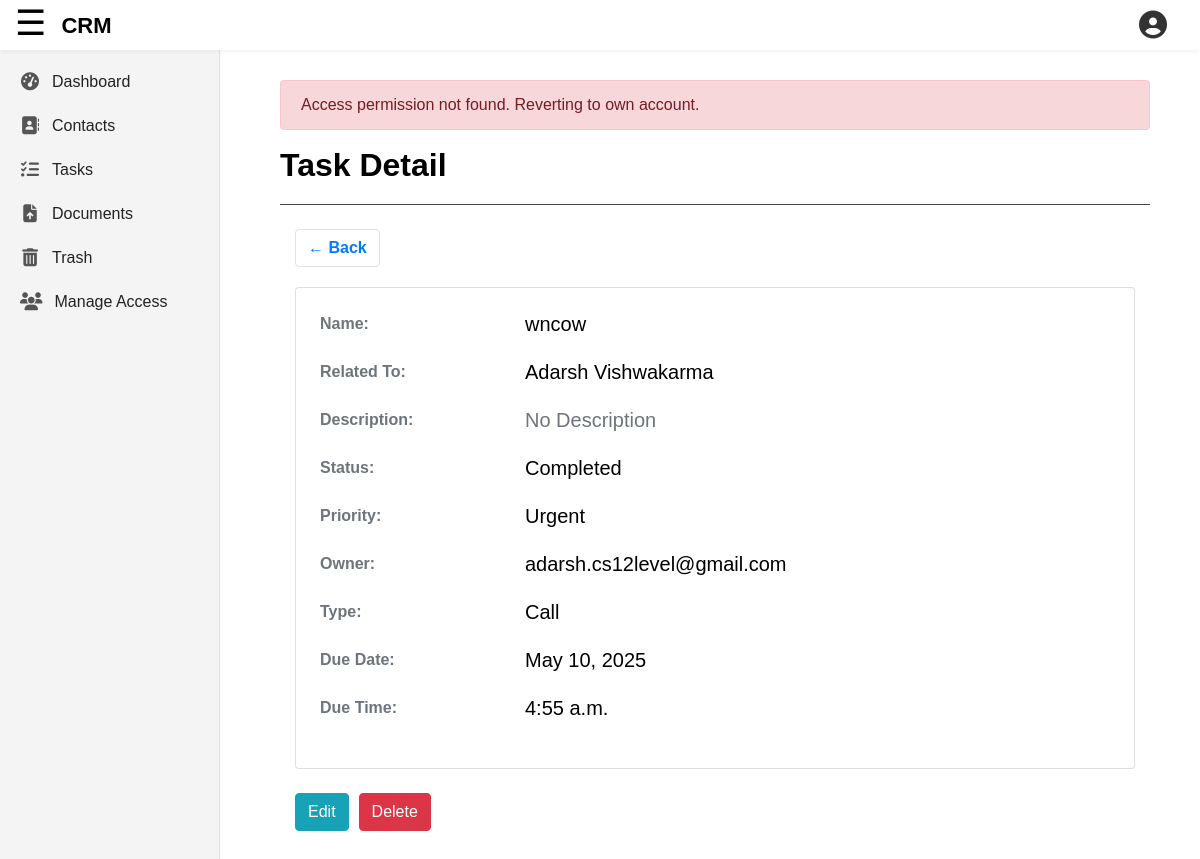
The page /apps/tasks/detail/2/ (signed in) on the database its author committed.
### client/models.py (models this page shows, shortened)
class Task(models.Model):
    STATUS_CHOICES = [
        ('New', 'New'),
        ('In-Progress', 'In-Progress'),
        ('Completed', 'Completed'),
    ]
    PRIORITY_CHOICES = [
        ('Normal', 'Normal'),
        ('Urgent', 'Urgent'),
        ('Low', 'Low'),
    ]
    TYPE_CHOICES = [
        ('Call', 'Call'),
        ('WhatsApp', 'WhatsApp'),
        ('Gmail', 'Gmail'),
        ('Other', 'Other'),
    ]
    task_name = models.CharField(max_length=255)
    description = models.TextField(null = True, blank = True)
    status = models.CharField(max_length=20, choices=STATUS_CHOICES, default='New')
    priority = models.CharField(max_length=20, choices=PRIORITY_CHOICES, default='Normal')
    owner = models.ForeignKey(BusinessUser, related_name='owned_tasks' ,on_delete=models.CASCADE)
    type = models.CharField(max_length=20, choices=TYPE_CHOICES)
    related_to = models.ForeignKey(Client, on_delete=models.CASCADE)
    due_date = models.DateField()
    due_time = models.TimeField()
    user = models.ForeignKey(BusinessUser, related_name='assigned_tasks', on_delete=models.CASCADE)

class BaseModel(models.Model):
    is_deleted = models.BooleanField(default = False)
    deleted_at = models.DateTimeField(null = True, blank = True)
    class Meta:
        abstract = True

class Client(BaseModel):
    name = models.CharField(max_length=255)
    email = models.CharField(max_length=80)
    country_code = models.CharField(
        max_length=5,
        choices=COUNTRY_CODE_CHOICES,
        default='+91',
        blank = True,
        null = True,
    )
    phone = models.CharField(
        max_length=12,
        validators=[phone_number_validator],
        blank = True,
        null = True,
    )
    address = models.CharField(max_length=255, blank = True, null = True)
    description = models.TextField(blank = True, null = True)
    is_active = models.BooleanField(default=True)
    created_at = models.DateTimeField(auto_now_add=True)
    last_edit = models.DateTimeField(auto_now = True)
    objects = CustomManager()
    all_objects = models.Manager()
    list = models.ForeignKey(Project, on_delete=models.CASCADE)
    companyAssignee = models.ForeignKey(BusinessUser, on_delete=models.CASCADE)
    def __str__(self):
        return f'{self.name}'

### accounts/models.py (models this page shows, shortened)
class BusinessUser(models.Model):
    public_id = models.UUIDField(default=uuid.uuid4, unique=True, editable=False)
    company_email = models.EmailField(max_length=60, unique=True, null=True, blank=True)
    company_name = models.CharField(max_length=95, unique=True, null=True, blank=True)
    industry = models.CharField(max_length=100, blank=True, null=True)
    job_title = models.CharField(max_length=255, blank=True, null=True)
    employees = models.IntegerField(default=None, blank=True, null=True)
    website = models.URLField(max_length=200, blank=True, null=True)
    address = models.TextField(blank=True, null=True)
    country = models.CharField(max_length=100, blank=True, null=True)
    phone = models.CharField(max_length=15, blank=True, null=True)
    last_login = models.DateTimeField(auto_now=True)
    company_logo = models.ImageField(upload_to=get_image_filepath, blank=True, null=True, default=get_default_image)
    user = models.OneToOneField(User, on_delete=models.CASCADE)
    def __str__(self):
        return f"{self.company_email}"

### featuredApp/views.py (the view, shortened to what this page needs)
# urls.py: path('tasks/detail/<int:pk>/', views.task_detailed_view, name='appTaskDetail'),
@login_required
def task_detailed_view(request, pk, *args, **kwargs):
    user = request.user.businessuser
    logged_in_user = request.user.businessuser
    active_business_user, is_success = get_active_business_user_with_permission(request, 'can_read_tasks', show_err='Task Read')
    task = get_object_or_404(Task, user = active_business_user, pk=pk)
    form = TaskEditForm(instance = task)
    context = {
        'task':task,
        'form': form,
    }
    return render(
        request,
        'featuredApp/task_detailed.html',
        context,
    )

### featuredApp/context_processor.py (called while the page is built)
def accessible_accounts(request):
    if request.user.is_authenticated:
        accounts = request.user.businessuser.accessible_accounts.select_related('owner', 'role')
        self_account = request.user.businessuser
    else:
        accounts = []
        self_account = None
    return {
        'self_account': self_account,
        'accessible_accounts': accounts,
    }

def feedback_form_processor(request):
    return {'feedback_form': FeedbackForm()}

### featuredApp/templates/featuredApp/task_detailed.html (shortened to what this page needs)
{% extends 'featuredApp/base.html' %}
{% load static %}
{% load crispy_forms_tags %}
{% block addCSSlink %}
	<link rel="stylesheet" type="text/css" href="{% static 'featuredApp/pop_up.css' %}">
{% endblock addCSSlink %}
{% block contentBody1 %}
	<h2 class="font-weight-bold">Task Detail</h2>
	<hr class="division-line-h2" style="">
	<div class="container mt-4">
		<a href="{% url 'appTasks' %}" class="btn border font-weight-bold">
			← Back
		</a>
		<div style="padding-bottom: 20px;"></div>
	    <div class="card p-4 shadow-sm container-theme">
	        <div class="row mb-3">
	            <div class="col-md-3 text-muted font-weight-bold">Name:</div>
	            <div class="col-md-9 h5">{{ task.task_name }}</div>
	        </div>
	        <div class="row mb-3">
	            <div class="col-md-3 text-muted font-weight-bold">Related To:</div>
	            <div class="col-md-9 h5">
	            	{{ task.related_to.name }}
	        	</div>
	        </div>
	        <div class="row mb-3">
	            <div class="col-md-3 text-muted font-weight-bold">Description:</div>
	            <div class="col-md-9 h5">
	            	{% if task.description != "" %}
	            		{{ task.description }}
	            	{% else %}
	            		<span class="text-muted">No Description</span>
	            	{% endif %}
	        	</div>
	        </div>
	        <div class="row mb-3">
	            <div class="col-md-3 text-muted font-weight-bold">Status:</div>
	            <div class="col-md-9 h5">
	            	{{ task.status }}
	        	</div>
	        </div>
	        <div class="row mb-3">
	            <div class="col-md-3 text-muted font-weight-bold">Priority:</div>
	            <div class="col-md-9 h5">
	            	{{ task.priority }}
	        	</div>
	        </div>
            <div class="row mb-3">
	            <div class="col-md-3 text-muted font-weight-bold">Owner:</div>
	            <div class="col-md-9 h5">
	            	{{ task.owner }}
	        	</div>
	        </div>
            <div class="row mb-3">
	            <div class="col-md-3 text-muted font-weight-bold">Type:</div>
	            <div class="col-md-9 h5">
	            	{{ task.type }}
	        	</div>
	        </div>
            <div class="row mb-3">
	            <div class="col-md-3 text-muted font-weight-bold">Due Date:</div>
	            <div class="col-md-9 h5">
	            	{{ task.due_date }}
	        	</div>
	        </div>
            <div class="row mb-3">
	            <div class="col-md-3 text-muted font-weight-bold">Due Time:</div>
	            <div class="col-md-9 h5">
	            	{{ task.due_time }}
	        	</div>
	        </div>
	    </div>
	  	<div class="mt-4m">
		<div class="mt-4 d-flex flex-wrap" style="gap: 10px;">
			<button class="btn btn-info" type="button" onclick="openEditTaskFormPopUp()">
				Edit
			</button>
			<form method="post" action="{% url 'appTaskDelete' task.id%}" style="display: inline;">
				<button type="submit" class="btn btn-danger">Delete</button>
			</form>
		</div>
	</div>
{% endblock contentBody1 %}

### accounts/static/accounts/base.css (style rules this page uses)
body { background: #fafafa; color: #333333; margin-top: 5rem; }
h1, h2, h3, h4, h5, h6 { color: #444444; }

### featuredApp/static/featuredApp/base.css (style rules this page uses)
:root { --heading-color: black; --body-background-color: #ffffff; --body-color: #222; --top-header-background-color: #ffffff; --top-header-color: #222; --sidebar-background-color: #f4f4f4; --sidebar-color: #222; --sidebar-border-right-color: #e0e0e0; --menu-items-a-color: #222; --menu-items-a-i-color: #555; --menu-items-a-hover-background-color: #e0e0e0; --menu-items-a-hover-border-right-color: darkgray; --top-header-background-color: #ffffff; --top-header-menu-toggle-color: black; --top-header-logo-color: black; --top-header-right-nav-account-icon: #333; --top-header-box-shadow-color: rgba(0,0,0,0.05); --account-panel-background-color: #fff; --account-panel-border-left-color: #e5e5e5; --account-panel-company-name-color: #222; --account-panel-company-email-color: #777; --account-panel-body-a-hover: #007bff; --account-panel-header-border-bottom: #eee; --account-panel-header-profile-link-color: #0000EE; --account-panel-body-menu-background-color: #e0e0e0; --account-panel-appearance-color: black; --account-panel-appearance-background-color: #fff; --account-panel-appearance-border-left-color: #e5e5e5; --account-panel-appearance-back-img: black; --account-panel-appearance-menu-hover-background-color: #eee; --featuredApp-dashboard-welcome-box: linear-gradient(135deg, #f0f8ff, #e0f7fa); --featuredApp-dashboard-welcome-box-p-color: #adb5bd; --featuredApp-dashboard-division-line-h2: #444; --featuredApp-dashboard-ul-list-item-background-color: white; --featuredApp-dashboard-ul-list-item-color: black; --featuredApp-dashboard-ul-list-item-border-color: #e5e5e5; --featuredApp-dashboard-ul-list-item-a-hover: #007bff; --featuredApp-contacts-table-border-color: #e0e0e0; --featuredApp-contacts-a-hover: #007bff; --featuredApp-contacts-checkbox-accent-color: #007bff; --featuredApp-contacts-icon-button-background-color: white; --featuredApp-contacts-icon-button-color: black; --featuredApp-contacts-form-control-input-bg: #ffffff; --featuredApp-contacts-form-control-input-color: #222222; --featuredApp-contacts-form-control-input-border: #ccc; --featuredApp-contacts-form-control-input-placeholder: #888; --featuredApp-contacts-form-control-input-focus-border: #007bff; --featuredApp-contacts-form-control-input-caret-color: #222; --featuredApp-contacts-form-add-pop-up-window-background-color: white; --featuredApp-contacts-form-add-pop-up-window-color: black; --featuredApp-tasks-date-and-time: invert(0); --featuredApp-trash-table-striped-odd-background-color: #fff; --featuredApp-trash-table-striped-odd-color: #f9f9f9; }
html, body { font-size: 16px; margin: 0; padding: 0; font-family: sans-serif; height: 100%; }
h1, h2, h3, h4, h5, h6 { color: var(--heading-color); }
.handle-body-level { background-color: var(--body-background-color); color: var(--body-color); padding-bottom: 200px; }

### featuredApp/templates/featuredApp/task_detailed.html (style rules this page uses)
.division-line-h2 { margin: 20px 0; border-color: var(--featuredApp-dashboard-division-line-h2); }
.container-theme, .close-popup-btn, .content-section, .add-pop-up-window { background-color: var(--featuredApp-contacts-form-add-pop-up-window-background-color); color: var(--featuredApp-contacts-form-add-pop-up-window-color); }

### rows shown on the page
Task: task_name "wncow", related_to.name "Adarsh Vishwakarma", status "Completed", priority "Urgent", owner "adarsh.cs12level@gmail.com", type "Call", due_date "May 10, 2025", due_time "4:55 a.m."

### other values the page prints
{{ message }} "Access permission not found. Reverting to own account."
